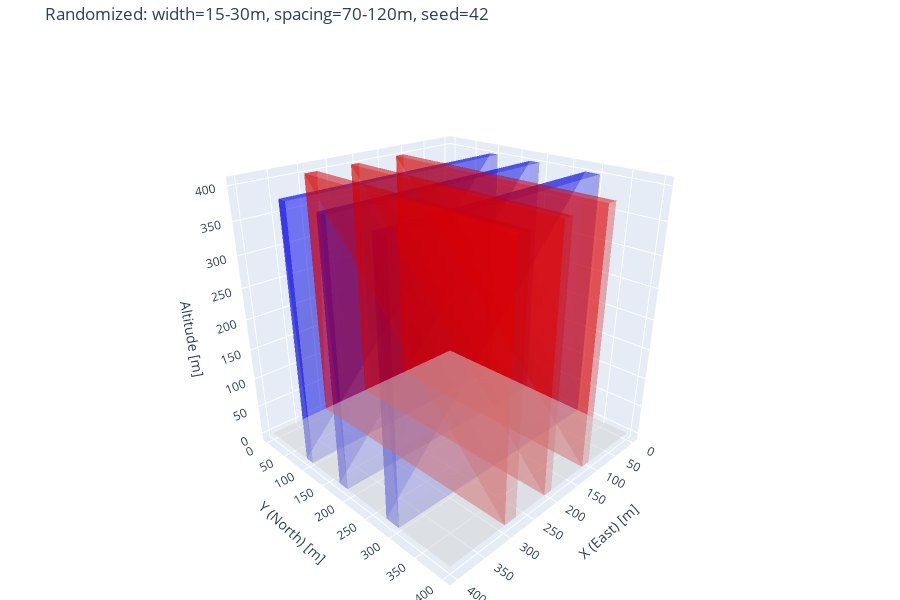

Notebook code for this chart:
### Markdown cell above
## Example 4: Randomized Width and Spacing

Corridors with varying widths and irregular spacing.

### Code cell
corridors = generate_corridors(num_ew=3, num_ns=3, width="15-30", spacing="70-120", seed=42)
for c in corridors:
    print(json.dumps(c))

fig = visualize_corridors(corridors, title="Randomized: width=15-30m, spacing=70-120m, seed=42")
fig.show()

### Figure 1 — Plotly figure (JSON) as saved in the notebook; plotly's stock layout.template omitted (floating-point values rounded to 4 significant figures)
{"data": [{"color": "blue", "hovertemplate": "ID: 0<br>Direction: EW<br>Center: 102.0m<br>Width: 15.4m<br>Altitude: 0-400m<extra></extra>", "i": [0, 0, 4, 4, 0, 1, 0, 3, 1, 2, 4, 5], "j": [1, 2, 5, 6, 1, 5, 3, 7, 2, 6, 5, 6], "k": [2, 3, 6, 7, 4, 4, 4, 4, 5, 5, 1, 2], "name": "EW corridor 0", "opacity": 0.3, "type": "mesh3d", "x": [0, 400, 400, 0, 0, 400, 400, 0], "y": [94.28, 94.28, 109.7, 109.7, 94.28, 94.28, 109.7, 109.7], "z": [0, 0, 0, 0, 400, 400, 400, 400]}, {"color": "blue", "hovertemplate": "ID: 1<br>Direction: EW<br>Center: 185.7m<br>Width: 18.3m<br>Altitude: 0-400m<extra></extra>", "i": [0, 0, 4, 4, 0, 1, 0, 3, 1, 2, 4, 5], "j": [1, 2, 5, 6, 1, 5, 3, 7, 2, 6, 5, 6], "k": [2, 3, 6, 7, 4, 4, 4, 4, 5, 5, 1, 2], "name": "EW corridor 1", "opacity": 0.3, "type": "mesh3d", "x": [0, 400, 400, 0, 0, 400, 400, 0], "y": [176.5, 176.5, 194.9, 194.9, 176.5, 176.5, 194.9, 194.9], "z": [0, 0, 0, 0, 400, 400, 400, 400]}, {"color": "blue", "hovertemplate": "ID: 2<br>Direction: EW<br>Center: 292.5m<br>Width: 25.2m<br>Altitude: 0-400m<extra></extra>", "i": [0, 0, 4, 4, 0, 1, 0, 3, 1, 2, 4, 5], "j": [1, 2, 5, 6, 1, 5, 3, 7, 2, 6, 5, 6], "k": [2, 3, 6, 7, 4, 4, 4, 4, 5, 5, 1, 2], "name": "EW corridor 2", "opacity": 0.3, "type": "mesh3d", "x": [0, 400, 400, 0, 0, 400, 400, 0], "y": [280.0, 280.0, 305.1, 305.1, 280.0, 280.0, 305.1, 305.1], "z": [0, 0, 0, 0, 400, 400, 400, 400]}, {"color": "red", "hovertemplate": "ID: 3<br>Direction: NS<br>Center: 114.6m<br>Width: 16.3m<br>Altitude: 0-400m<extra></extra>", "i": [0, 0, 4, 4, 0, 1, 0, 3, 1, 2, 4, 5], "j": [1, 2, 5, 6, 1, 5, 3, 7, 2, 6, 5, 6], "k": [2, 3, 6, 7, 4, 4, 4, 4, 5, 5, 1, 2], "name": "NS corridor 3", "opacity": 0.3, "type": "mesh3d", "x": [106.5, 122.8, 122.8, 106.5, 106.5, 122.8, 122.8, 106.5], "y": [0, 0, 400, 400, 0, 0, 400, 400], "z": [0, 0, 0, 0, 400, 400, 400, 400]}, {"color": "red", "hovertemplate": "ID: 4<br>Direction: NS<br>Center: 205.7m<br>Width: 15.4m<br>Altitude: 0-400m<extra></extra>", "i": [0, 0, 4, 4, 0, 1, 0, 3, 1, 2, 4, 5], "j": [1, 2, 5, 6, 1, 5, 3, 7, 2, 6, 5, 6], "k": [2, 3, 6, 7, 4, 4, 4, 4, 5, 5, 1, 2], "name": "NS corridor 4", "opacity": 0.3, "type": "mesh3d", "x": [198.0, 213.4, 213.4, 198.0, 198.0, 213.4, 213.4, 198.0], "y": [0, 0, 400, 400, 0, 0, 400, 400], "z": [0, 0, 0, 0, 400, 400, 400, 400]}, {"color": "red", "hovertemplate": "ID: 5<br>Direction: NS<br>Center: 286.6m<br>Width: 22.6m<br>Altitude: 0-400m<extra></extra>", "i": [0, 0, 4, 4, 0, 1, 0, 3, 1, 2, 4, 5], "j": [1, 2, 5, 6, 1, 5, 3, 7, 2, 6, 5, 6], "k": [2, 3, 6, 7, 4, 4, 4, 4, 5, 5, 1, 2], "name": "NS corridor 5", "opacity": 0.3, "type": "mesh3d", "x": [275.3, 297.9, 297.9, 275.3, 275.3, 297.9, 297.9, 275.3], "y": [0, 0, 400, 400, 0, 0, 400, 400], "z": [0, 0, 0, 0, 400, 400, 400, 400]}, {"color": "lightgray", "hoverinfo": "skip", "i": [0, 0], "j": [1, 2], "k": [2, 3], "name": "Ground", "opacity": 0.5, "type": "mesh3d", "x": [0, 400, 400, 0], "y": [0, 0, 400, 400], "z": [0, 0, 0, 0]}], "layout": {"height": 600, "legend": {"x": 0.01, "xanchor": "left", "y": 0.99, "yanchor": "top"}, "margin": {"b": 0, "l": 0, "r": 0, "t": 40}, "scene": {"aspectmode": "data", "camera": {"eye": {"x": 1.5, "y": 1.5, "z": 1}}, "xaxis": {"title": {"text": "X (East) [m]"}}, "yaxis": {"title": {"text": "Y (North) [m]"}}, "zaxis": {"title": {"text": "Altitude [m]"}}}, "title": {"text": "Randomized: width=15-30m, spacing=70-120m, seed=42"}}}
